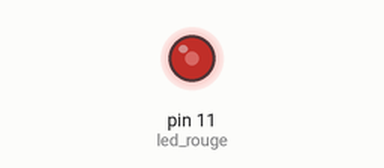
Simulated run of this sketch. Board: Arduino Uno, built with avr-gcc and run on an emulated ATmega328P. Shown: output pins drawn as LEDs (lit = HIGH).

Above: at 0.1 s.
Timing chart, 0 to 1.6 s (numbered marks = the images above):
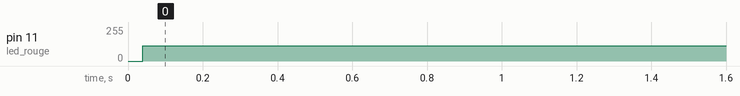

The sketch:

cligno3.03.ino
```cpp
#define led_rouge 11
void setup() {
  pinMode(led_rouge, OUTPUT);
}
void loop() {
  digitalWrite(led_rouge, HIGH);   // turn the LED on (HIGH is the voltage level)
  delay(0.05);                       // wait for a second
  digitalWrite(led_rouge, LOW);    // turn the LED off by making the voltage LOW
  delay(0.1);                       // wait for a second
}
```

Measured:
- by itself, pin 11 (led_rouge): 0/255 → 116/255 at 0.04 s
